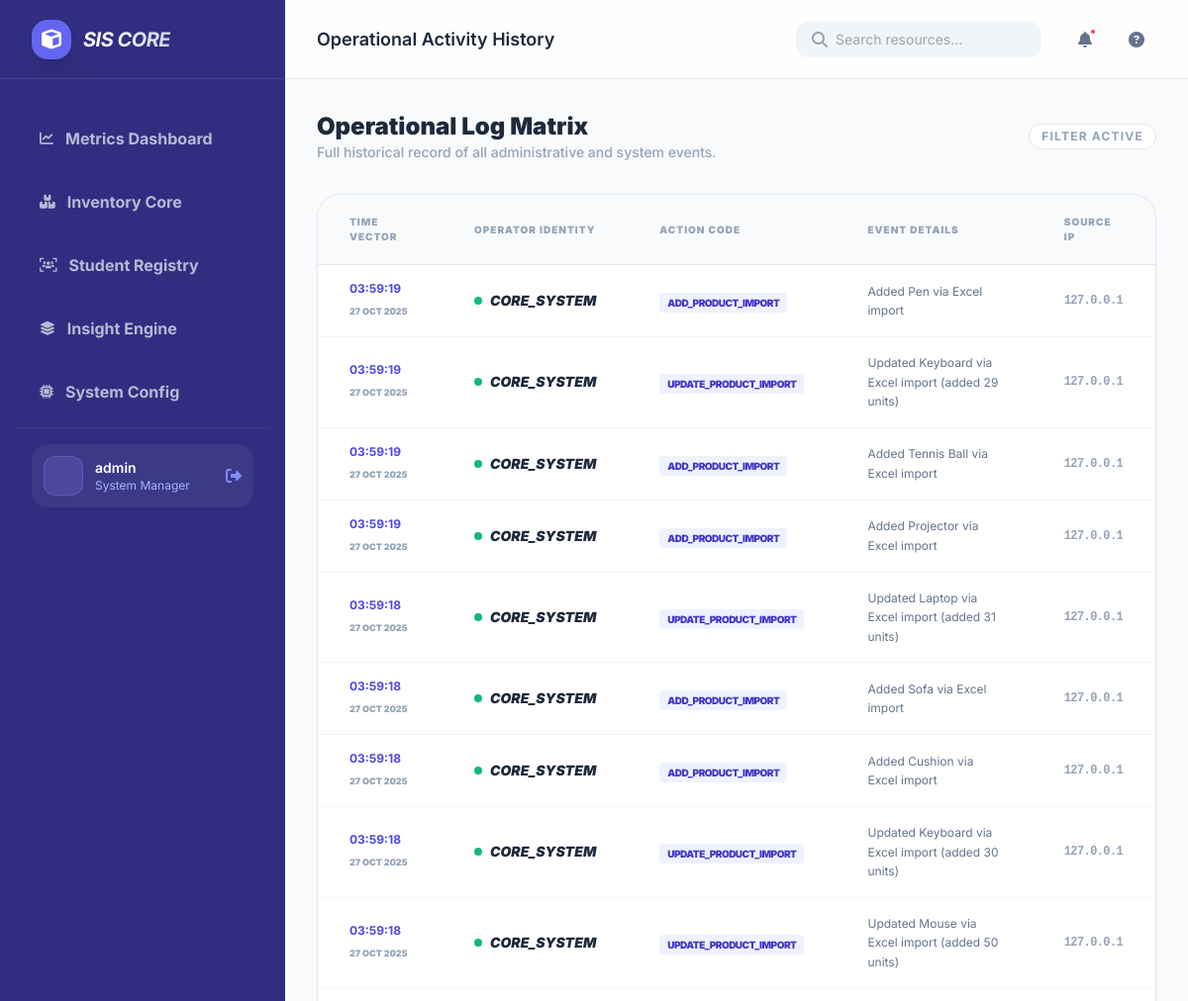
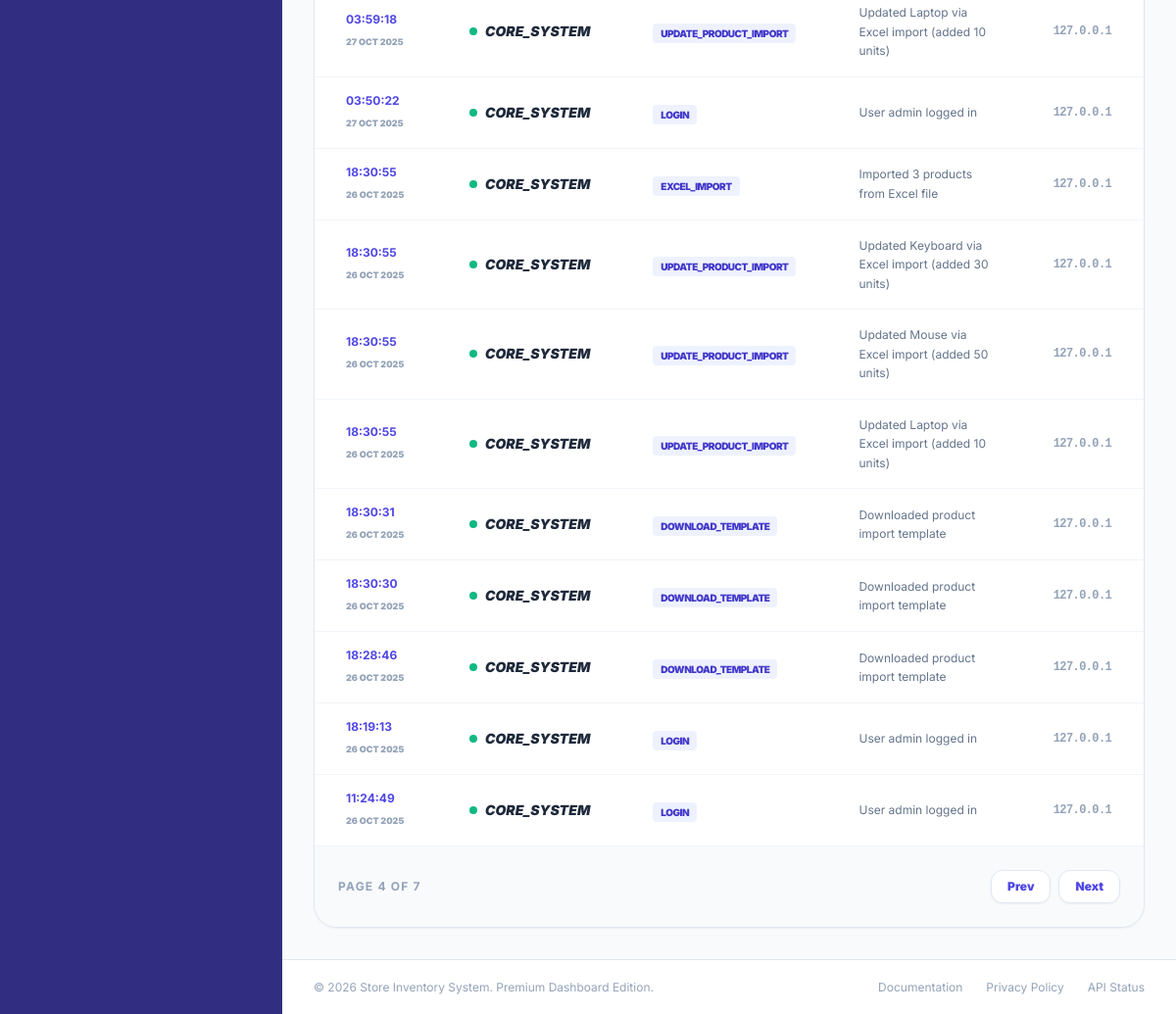
/activity_logs?page=4 (signed in), run on the app's committed database (2 pictures, top to bottom).
### app.py (models this page shows)
class ActivityLog(db.Model):
    __tablename__ = 'activity_logs'
    id = db.Column(db.Integer, primary_key=True)
    user_id = db.Column(db.Integer, db.ForeignKey('users.id'), nullable=True)
    action = db.Column(db.String(100), nullable=False)
    details = db.Column(db.Text, nullable=True)
    timestamp = db.Column(db.DateTime, default=datetime.utcnow)
    ip_address = db.Column(db.String(45), nullable=True)

### app.py (the view)
@app.route('/activity_logs')
@login_required
@admin_required
def activity_logs():
    page = request.args.get('page', 1, type=int)
    logs = ActivityLog.query.order_by(ActivityLog.timestamp.desc()).paginate(page=page, per_page=20)
    return render_template('activity_logs.html', logs=logs)

### app.py (called while the page is built)
def login_required(f):
    @wraps(f)
    def decorated_function(*args, **kwargs):
        if 'user_id' not in session:
            flash('Please log in to access this page.', 'warning')
            return redirect(url_for('login', next=request.url))
        return f(*args, **kwargs)
    return decorated_function

def admin_required(f):
    @wraps(f)
    def decorated_function(*args, **kwargs):
        if 'is_admin' not in session or not session['is_admin']:
            flash('You do not have permission to access this page.', 'danger')
            return redirect('/')
        return f(*args, **kwargs)
    return decorated_function

### templates/activity_logs.html (shortened to what this page needs)
{% extends "base.html" %}
{% block header_title %}Operational Activity History{% endblock %}
{% block content %}
<div class="space-y-8">
    <div class="flex items-center justify-between">
        <div>
            <h3 class="text-2xl font-black text-slate-800">Operational Log Matrix</h3>
            <p class="text-sm text-slate-400 font-medium">Full historical record of all administrative and system events.</p>
        </div>
        <div class="flex items-center gap-3">
            <span class="text-xs font-bold text-slate-400 uppercase tracking-widest px-3 py-1 bg-white border border-slate-200 rounded-full">Filter Active</span>
        </div>
    </div>
    <div class="card-modern overflow-hidden">
        <div class="overflow-x-auto">
            <table class="w-full text-left border-collapse">
                <thead class="bg-slate-50 border-b border-slate-200">
                    <tr>
                        <th class="px-8 py-5 text-[10px] font-black text-slate-400 uppercase tracking-widest">Time Vector</th>
                        <th class="px-8 py-5 text-[10px] font-black text-slate-400 uppercase tracking-widest">Operator Identity</th>
                        <th class="px-8 py-5 text-[10px] font-black text-slate-400 uppercase tracking-widest">Action Code</th>
                        <th class="px-8 py-5 text-[10px] font-black text-slate-400 uppercase tracking-widest">Event Details</th>
                        <th class="px-8 py-5 text-[10px] font-black text-slate-400 uppercase tracking-widest">Source IP</th>
                    </tr>
                </thead>
                <tbody class="divide-y divide-slate-100">
                    {% for log in logs.items %}
                    <tr class="hover:bg-slate-50 transition-colors">
                        <td class="px-8 py-4">
                            <span class="text-xs font-bold text-indigo-600 block">{{ log.timestamp.strftime('%H:%M:%S') }}</span>
                            <span class="text-[9px] font-black text-slate-400 uppercase">{{ log.timestamp.strftime('%d %b %Y') }}</span>
                        </td>
                        <td class="px-8 py-4">
                            <div class="flex items-center gap-2">
                                <span class="w-2 h-2 rounded-full bg-emerald-500"></span>
                                <span class="text-sm font-black text-slate-800 italic">{{ log.user.username if log.user else 'CORE_SYSTEM' }}</span>
                            </div>
                        </td>
                        <td class="px-8 py-4">
                            <span class="px-2 py-1 bg-indigo-50 text-indigo-700 text-[10px] font-black rounded uppercase tracking-tighter">{{ log.action }}</span>
                        </td>
                        <td class="px-8 py-4">
                            <p class="text-xs text-slate-500 max-w-lg leading-relaxed">{{ log.details or '-' }}</p>
                        </td>
                        <td class="px-8 py-4 text-xs font-bold text-slate-400 font-mono tracking-tighter">
                            {{ log.ip_address or '0.0.0.0' }}
                        </td>
                    </tr>
                    {% endfor %}
                </tbody>
            </table>
        </div>
        <div class="p-6 bg-slate-50 border-t border-slate-100 flex items-center justify-between">
            <p class="text-xs font-bold text-slate-400 uppercase tracking-widest">Page {{ logs.page }} of {{ logs.pages }}</p>
            <div class="flex gap-2">
                {% if logs.has_prev %}
                <a href="{{ url_for('activity_logs', page=logs.prev_num) }}" class="px-4 py-2 bg-white border border-slate-200 rounded-xl text-xs font-black text-indigo-600 shadow-sm hover:bg-slate-50 transition-all">Prev</a>
                {% endif %}
                {% if logs.has_next %}
                <a href="{{ url_for('activity_logs', page=logs.next_num) }}" class="px-4 py-2 bg-white border border-slate-200 rounded-xl text-xs font-black text-indigo-600 shadow-sm hover:bg-slate-50 transition-all">Next</a>
                {% endif %}
            </div>
        </div>
    </div>
</div>
{% endblock %}

### data on the page
ActivityLog: timestamp "03:59:19", timestamp "27 OCT 2025", user "CORE_SYSTEM", action "ADD_PRODUCT_IMPORT", details "Added Pen via Excel import", ip_address "127.0.0.1"
ActivityLog: timestamp "03:59:19", timestamp "27 OCT 2025", user "CORE_SYSTEM", action "UPDATE_PRODUCT_IMPORT", details "Updated Keyboard via Excel import (added 29 units)", ip_address "127.0.0.1"
ActivityLog: timestamp "03:59:19", timestamp "27 OCT 2025", user "CORE_SYSTEM", action "ADD_PRODUCT_IMPORT", details "Added Tennis Ball via Excel import", ip_address "127.0.0.1"
ActivityLog: timestamp "03:59:19", timestamp "27 OCT 2025", user "CORE_SYSTEM", action "ADD_PRODUCT_IMPORT", details "Added Projector via Excel import", ip_address "127.0.0.1"
ActivityLog: timestamp "03:59:18", timestamp "27 OCT 2025", user "CORE_SYSTEM", action "UPDATE_PRODUCT_IMPORT", details "Updated Laptop via Excel import (added 31 units)", ip_address "127.0.0.1"
ActivityLog: timestamp "03:59:18", timestamp "27 OCT 2025", user "CORE_SYSTEM", action "ADD_PRODUCT_IMPORT", details "Added Sofa via Excel import", ip_address "127.0.0.1"
ActivityLog: timestamp "03:59:18", timestamp "27 OCT 2025", user "CORE_SYSTEM", action "ADD_PRODUCT_IMPORT", details "Added Cushion via Excel import", ip_address "127.0.0.1"
ActivityLog: timestamp "03:59:18", timestamp "27 OCT 2025", user "CORE_SYSTEM", action "UPDATE_PRODUCT_IMPORT", details "Updated Keyboard via Excel import (added 30 units)", ip_address "127.0.0.1"
ActivityLog: timestamp "03:59:18", timestamp "27 OCT 2025", user "CORE_SYSTEM", action "UPDATE_PRODUCT_IMPORT", details "Updated Mouse via Excel import (added 50 units)", ip_address "127.0.0.1"
ActivityLog: timestamp "03:59:18", timestamp "27 OCT 2025", user "CORE_SYSTEM", action "UPDATE_PRODUCT_IMPORT", details "Updated Laptop via Excel import (added 10 units)", ip_address "127.0.0.1"
ActivityLog: timestamp "03:50:22", timestamp "27 OCT 2025", user "CORE_SYSTEM", action "LOGIN", details "User admin logged in", ip_address "127.0.0.1"
ActivityLog: timestamp "18:30:55", timestamp "26 OCT 2025", user "CORE_SYSTEM", action "EXCEL_IMPORT", details "Imported 3 products from Excel file", ip_address "127.0.0.1"
ActivityLog: timestamp "18:30:55", timestamp "26 OCT 2025", user "CORE_SYSTEM", action "UPDATE_PRODUCT_IMPORT", details "Updated Keyboard via Excel import (added 30 units)", ip_address "127.0.0.1"
ActivityLog: timestamp "18:30:55", timestamp "26 OCT 2025", user "CORE_SYSTEM", action "UPDATE_PRODUCT_IMPORT", details "Updated Mouse via Excel import (added 50 units)", ip_address "127.0.0.1"
ActivityLog: timestamp "18:30:55", timestamp "26 OCT 2025", user "CORE_SYSTEM", action "UPDATE_PRODUCT_IMPORT", details "Updated Laptop via Excel import (added 10 units)", ip_address "127.0.0.1"
ActivityLog: timestamp "18:30:31", timestamp "26 OCT 2025", user "CORE_SYSTEM", action "DOWNLOAD_TEMPLATE", details "Downloaded product import template", ip_address "127.0.0.1"
ActivityLog: timestamp "18:30:30", timestamp "26 OCT 2025", user "CORE_SYSTEM", action "DOWNLOAD_TEMPLATE", details "Downloaded product import template", ip_address "127.0.0.1"
ActivityLog: timestamp "18:28:46", timestamp "26 OCT 2025", user "CORE_SYSTEM", action "DOWNLOAD_TEMPLATE", details "Downloaded product import template", ip_address "127.0.0.1"
ActivityLog: timestamp "18:19:13", timestamp "26 OCT 2025", user "CORE_SYSTEM", action "LOGIN", details "User admin logged in", ip_address "127.0.0.1"
ActivityLog: timestamp "11:24:49", timestamp "26 OCT 2025", user "CORE_SYSTEM", action "LOGIN", details "User admin logged in", ip_address "127.0.0.1"

### other printed values
{{ session.get('username', 'Admin
                                User') }} "admin"
{{ logs.page }} "4"
{{ logs.pages }} "7"
